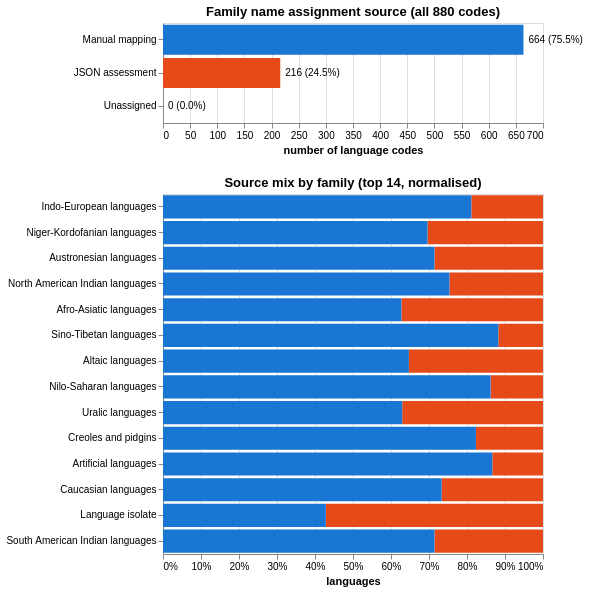

The notebook cell this image was saved under:
### Markdown cell above
### Family Name Assignment

Where did each language's `family_name` come from?

- **Manual mapping** — hardcoded in `MANUAL_LANG_TO_SET5` in `generate_language_codes.py`. Covers major ISO 639-1 and Wikimedia codes, plus 23 CLDR-only codes added when moving from the HTML scrape (CLDR 45) to the JSON source (CLDR 48.2).
- **JSON assessment** — `language_family_assignments.json`. Claude-generated linguistic inference for codes not covered by the manual mapping; each entry includes a rationale.

Family hierarchy (the `iso639_5_family` walk-up that determines which top-level family a sub-group belongs to) comes from CLDR's `languageGroups.json` — the same `cldr-core` npm package used for scripts and directionality. For subfamily codes used in `MANUAL_LANG_TO_SET5` that are not in CLDR's own hierarchy (e.g. `hyx` for Armenian, `sqj` for Albanian), names are drawn from a hardcoded `_ISO639_5_NAMES` dict in `parse_cldr_json.py`.

The stacked bars below show what proportion of each family's codes were assigned via each method.

### Code cell
source_order = ["Manual mapping", "JSON assessment", "Unassigned"]
source_colors = {
    "Manual mapping":  "#1976d2",
    "JSON assessment": "#e64a19",
    "Unassigned":      "#9e9e9e",
}

source_counts = (
    df["family_name_source"].value_counts()
    .reindex(source_order, fill_value=0)
    .reset_index()
)
source_counts.columns = ["source", "count"]
source_counts["pct"] = (source_counts["count"] / len(df) * 100).round(1)
source_counts["label"] = source_counts["count"].astype(str) + " (" + source_counts["pct"].astype(str) + "%)"

# ── Bar: overall source breakdown ────────────────────────────────────────────
bar = alt.Chart(source_counts).mark_bar().encode(
    y=alt.Y("source:N", sort=source_order, title=None),
    x=alt.X("count:Q", title="number of language codes"),
    color=alt.Color(
        "source:N",
        sort=source_order,
        scale=alt.Scale(
            domain=list(source_colors.keys()),
            range=list(source_colors.values()),
        ),
        legend=None,
    ),
    tooltip=["source:N", "count:Q", "pct:Q"],
).properties(width=380, height=100, title=f"Family name assignment source (all {n_languages} codes)")

text = bar.mark_text(align="left", dx=5, fontSize=10).encode(
    text="label:N", color=alt.value("black"))

# ── Stacked bar: source mix per top family ────────────────────────────────────
top_fams = (
    df[df["family_name"].notna() & (df["family_name"] != "")]
    ["family_name"].value_counts().nlargest(14).index.tolist()
)
fam_src = (
    df[df["family_name"].isin(top_fams)]
    .groupby(["family_name", "family_name_source"])
    .size()
    .reset_index(name="count")
)
fam_order = (
    fam_src.groupby("family_name")["count"].sum()
    .sort_values(ascending=False).index.tolist()
)

stacked = alt.Chart(fam_src).mark_bar().encode(
    y=alt.Y("family_name:N", sort=fam_order, title=None),
    x=alt.X("count:Q", title="languages", stack="normalize",
            axis=alt.Axis(format="%")),
    color=alt.Color(
        "family_name_source:N",
        sort=source_order,
        scale=alt.Scale(
            domain=list(source_colors.keys()),
            range=list(source_colors.values()),
        ),
        title="source",
    ),
    tooltip=["family_name:N", "family_name_source:N", "count:Q"],
).properties(width=380, height=360, title="Source mix by family (top 14, normalised)")

(bar + text) & stacked

### Figure 1 — Vega-Lite specification as saved in the notebook (floating-point values rounded to 4 significant figures)
{"config": {"view": {"continuousWidth": 300, "continuousHeight": 300}}, "vconcat": [{"layer": [{"mark": {"type": "bar"}, "encoding": {"color": {"field": "source", "legend": null, "scale": {"domain": ["Manual mapping", "JSON assessment", "Unassigned"], "range": ["#1976d2", "#e64a19", "#9e9e9e"]}, "sort": ["Manual mapping", "JSON assessment", "Unassigned"], "type": "nominal"}, "tooltip": [{"field": "source", "type": "nominal"}, {"field": "count", "type": "quantitative"}, {"field": "pct", "type": "quantitative"}], "x": {"field": "count", "title": "number of language codes", "type": "quantitative"}, "y": {"field": "source", "sort": ["Manual mapping", "JSON assessment", "Unassigned"], "title": null, "type": "nominal"}}, "title": "Family name assignment source (all 880 codes)"}, {"mark": {"type": "text", "align": "left", "dx": 5, "fontSize": 10}, "encoding": {"color": {"value": "black"}, "text": {"field": "label", "type": "nominal"}, "tooltip": [{"field": "source", "type": "nominal"}, {"field": "count", "type": "quantitative"}, {"field": "pct", "type": "quantitative"}], "x": {"field": "count", "title": "number of language codes", "type": "quantitative"}, "y": {"field": "source", "sort": ["Manual mapping", "JSON assessment", "Unassigned"], "title": null, "type": "nominal"}}, "title": "Family name assignment source (all 880 codes)"}], "data": {"name": "data-9d5e01ab9fea0c9da6a1e71de76c9a09"}, "height": 100, "width": 380}, {"data": {"name": "data-f3443b289edb82e92b54a9283bb327d0"}, "mark": {"type": "bar"}, "encoding": {"color": {"field": "family_name_source", "scale": {"domain": ["Manual mapping", "JSON assessment", "Unassigned"], "range": ["#1976d2", "#e64a19", "#9e9e9e"]}, "sort": ["Manual mapping", "JSON assessment", "Unassigned"], "title": "source", "type": "nominal"}, "tooltip": [{"field": "family_name", "type": "nominal"}, {"field": "family_name_source", "type": "nominal"}, {"field": "count", "type": "quantitative"}], "x": {"axis": {"format": "%"}, "field": "count", "stack": "normalize", "title": "languages", "type": "quantitative"}, "y": {"field": "family_name", "sort": ["Indo-European languages", "Niger-Kordofanian languages", "Austronesian languages", "North American Indian languages", "Afro-Asiatic languages", "Sino-Tibetan languages", "Altaic languages", "Nilo-Saharan languages", "Uralic languages", "Creoles and pidgins", "Artificial languages", "Caucasian languages", "Language isolate", "South American Indian languages"], "title": null, "type": "nominal"}}, "height": 360, "title": "Source mix by family (top 14, normalised)", "width": 380}], "$schema": "https://vega.github.io/schema/vega-lite/v6.1.0.json", "datasets": {"data-9d5e01ab9fea0c9da6a1e71de76c9a09": [{"source": "Manual mapping", "count": 664, "pct": 75.5, "label": "664 (75.5%)"}, {"source": "JSON assessment", "count": 216, "pct": 24.5, "label": "216 (24.5%)"}, {"source": "Unassigned", "count": 0, "pct": 0.0, "label": "0 (0.0%)"}], "data-f3443b289edb82e92b54a9283bb327d0": [{"family_name": "Afro-Asiatic languages", "family_name_source": "JSON assessment", "count": 19}, {"family_name": "Afro-Asiatic languages", "family_name_source": "Manual mapping", "count": 32}, {"family_name": "Altaic languages", "family_name_source": "JSON assessment", "count": 12}, {"family_name": "Altaic languages", "family_name_source": "Manual mapping", "count": 22}, {"family_name": "Artificial languages", "family_name_source": "JSON assessment", "count": 2}, {"family_name": "Artificial languages", "family_name_source": "Manual mapping", "count": 13}, {"family_name": "Austronesian languages", "family_name_source": "JSON assessment", "count": 24}, {"family_name": "Austronesian languages", "family_name_source": "Manual mapping", "count": 60}, {"family_name": "Caucasian languages", "family_name_source": "JSON assessment", "count": 4}, {"family_name": "Caucasian languages", "family_name_source": "Manual mapping", "count": 11}, {"family_name": "Creoles and pidgins", "family_name_source": "JSON assessment", "count": 3}, {"family_name": "Creoles and pidgins", "family_name_source": "Manual mapping", "count": 14}, {"family_name": "Indo-European languages", "family_name_source": "JSON assessment", "count": 46}, {"family_name": "Indo-European languages", "family_name_source": "Manual mapping", "count": 198}, {"family_name": "Language isolate", "family_name_source": "JSON assessment", "count": 8}, {"family_name": "Language isolate", "family_name_source": "Manual mapping", "count": 6}, {"family_name": "Niger-Kordofanian languages", "family_name_source": "JSON assessment", "count": 48}, {"family_name": "Niger-Kordofanian languages", "family_name_source": "Manual mapping", "count": 110}, {"family_name": "Nilo-Saharan languages", "family_name_source": "JSON assessment", "count": 4}, {"family_name": "Nilo-Saharan languages", "family_name_source": "Manual mapping", "count": 25}, {"family_name": "North American Indian languages", "family_name_source": "JSON assessment", "count": 16}, {"family_name": "North American Indian languages", "family_name_source": "Manual mapping", "count": 49}, {"family_name": "Sino-Tibetan languages", "family_name_source": "JSON assessment", "count": 6}, {"family_name": "Sino-Tibetan languages", "family_name_source": "Manual mapping", "count": 45}, {"family_name": "South American Indian languages", "family_name_source": "JSON assessment", "count": 4}, {"family_name": "South American Indian languages", "family_name_source": "Manual mapping", "count": 10}, {"family_name": "Uralic languages", "family_name_source": "JSON assessment", "count": 10}, {"family_name": "Uralic languages", "family_name_source": "Manual mapping", "count": 17}]}}
